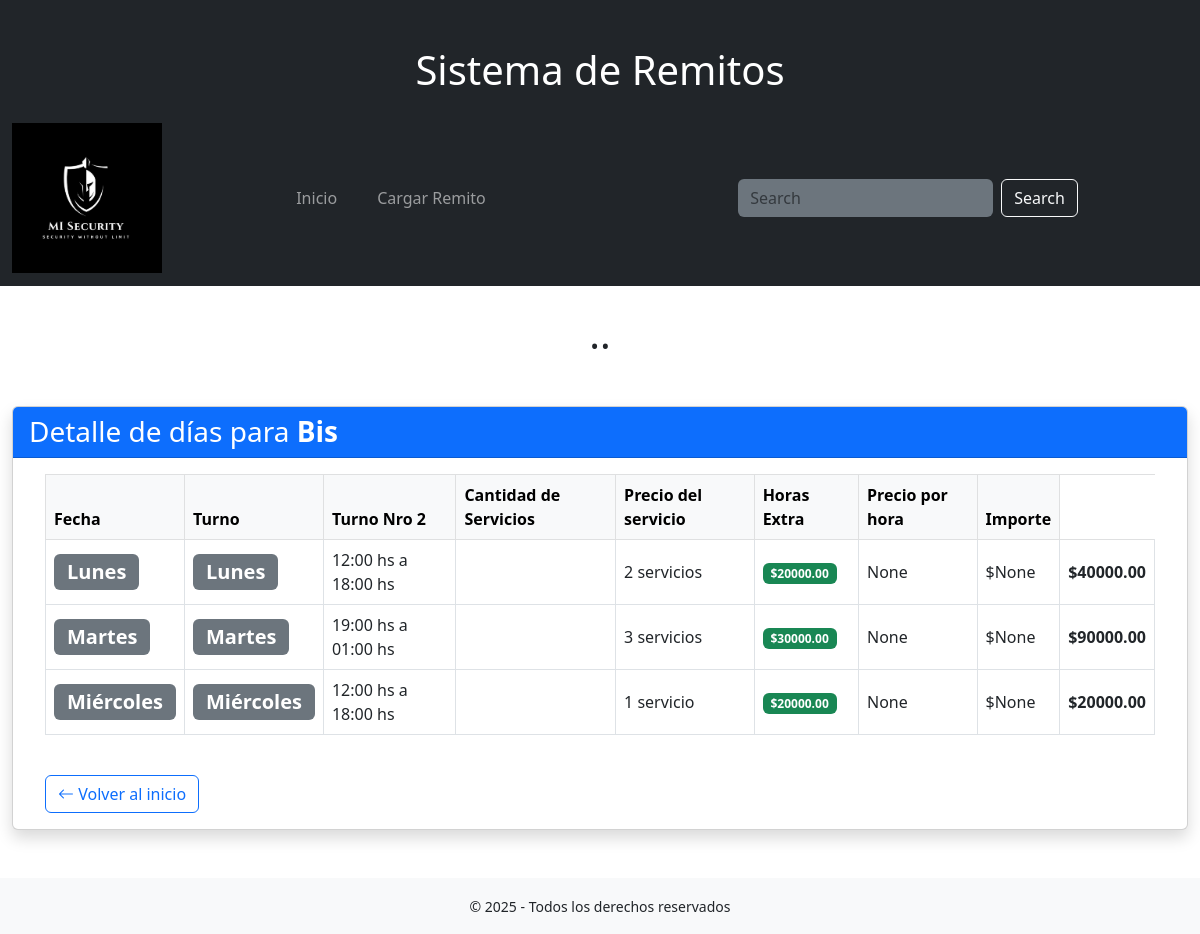
The app's page /remitos/1/, older data.
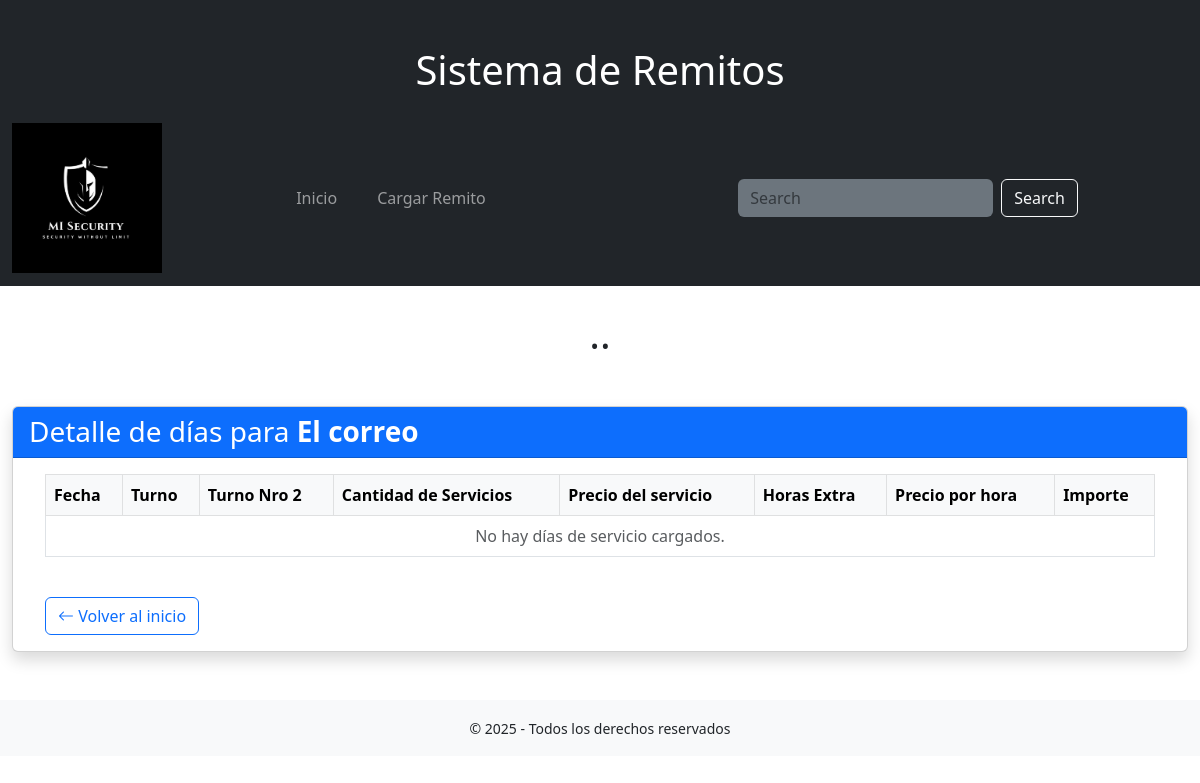
The same page, newer data.
### remitos/models.py (models this page shows, shortened)
class Remito(models.Model):
    empresa = models.ForeignKey(Empresa, on_delete=models.CASCADE)
    fecha_inicio = models.DateField()
    fecha_fin = models.DateField()
    importe_total = models.DecimalField(max_digits=12, decimal_places=2, default=0)

class Empresa(models.Model):
    nombre = models.CharField(max_length=100, null=False, blank=False, unique=True)
    def __str__(self):
        return self.nombre

class DiaServicio(models.Model):
    TURNOS_CHOICES = [
        ("12:00 hs a 18:00 hs", "12:00 hs a 18:00 hs"),
        ("19:00 hs a 01:00 hs", "19:00 hs a 01:00 hs"),
        ("19:00 hs a 01:00 hs", "19:00 hs a 01:00 hs"),
        ("19:00 hs a 01:00 hs", "19:00 hs a 01:00 hs"),
    ]
    CANTIDAD_SERVICIOS = [
        (1, "1 servicio"),
        (2, "2 servicios"),
        (3, "3 servicios"),
        (4, "4 servicios"),
    ]
    dia = models.CharField(max_length=15, editable=False)  # No editable
    remito = models.ForeignKey(Remito, on_delete=models.CASCADE, related_name='dias')
    horario = models.CharField(max_length=50, choices=TURNOS_CHOICES, blank=True, null=True)
    servicios = models.IntegerField(choices=CANTIDAD_SERVICIOS)
    precio = models.DecimalField(max_digits=10, decimal_places=2)
    extra = models.IntegerField(choices=CANTIDAD_SERVICIOS, null=True, blank=True)
    precio_extra = models.DecimalField(max_digits=10, decimal_places=2, null=True, blank=True)
    total_extra = models.DecimalField(max_digits=10, decimal_places=2, null=True, blank=True)
    importe = models.DecimalField(max_digits=10, decimal_places=2, blank=True)
    fecha = models.DateField(null=True, blank=True)
    es_feriado= False
    es_bonificado=False

### remitos/views.py (the view)
# urls.py: path('remitos/<int:pk>/', views.remito_detalle, name='remitoDetalle'),
def remito_detalle(request, pk):
    remito = get_object_or_404(Remito, pk=pk)
    dias_servicio = DiaServicio.objects.filter(remito=remito).order_by('dia')
    return render(request, 'remitos/remitoDetalle.html', {
        'remito': remito,
        'dias': dias_servicio
    })

### remitos/templates/remitos/remitoDetalle.html (shortened to what this page needs)
{% extends "layout.html" %}
{% load static %}
{% block contenedorrr %}
<div class="container mt-5" style="max-width: 1500px;">
    <div class="card shadow">
        <div class="card-header bg-primary text-white">
            <h3 class="mb-0">Detalle de días para <strong>{{ remito.empresa }}</strong></h3>
        </div>
        <div class="card-body mx-3">
            <div class="table-responsive">
                <table class="table table-bordered align-middle">
                    <thead class="table-light">
                        <tr>
                            <th>Fecha</th>
                            <th>Turno</th>
                            <th>Turno Nro 2</th>
                            <th>Cantidad de Servicios</th>
                            <th>Precio del servicio</th>
                            <th>Horas Extra</th>
                            <th>Precio por hora</th>
                            <th>Importe</th>
                        </tr>
                    </thead>
                    <tbody>
                        {% for dia in dias %}
                        <tr>
                            <td><span class="badge bg-secondary fs-5 py-2 px-6">{{ dia.dia }}</span></td>
                            <td><span class="badge bg-secondary fs-5 py-2 px-6">{{ dia.dia }}</span></td>
                            <td>{{ dia.get_horario_display }}</td>
                            <td>{{ dia.get_segundo_horario_display }}</td>
                            <td>{{ dia.get_servicios_display }}</td>
                            <td><span class="badge bg-success">${{ dia.precio }}</span></td>
                            <td>{{ dia.extra }}</td>
                            <td>${{ dia.precio_extra }}</td>
                            <td><strong>${{ dia.importe }}</strong></td>
                        </tr>
                        {% empty %}
                        <tr>
                            <td colspan="10" class="text-center text-muted">No hay días de servicio cargados.</td>
                        </tr>
                        {% endfor %}
                    </tbody>
                </table>
            </div>
            <div class="mt-4">
                <a href="{% url 'index' %}" class="btn btn-outline-primary">
                    <i class="bi bi-arrow-left"></i> Volver al inicio
                </a>
            </div>
        </div>
    </div>
</div>
<link rel="stylesheet" href="https://cdn.jsdelivr.net/npm/bootstrap-icons@1.11.1/font/bootstrap-icons.css">
{% endblock %}

Row changes from the older to the newer data that the page shows:
no longer on this page (row edited): DiaServicio: dia "Lunes", horario "12:00 hs a 18:00 hs", servicios "2 servicios", precio "20000.00", extra "None", precio_extra "None", importe "40000.00"
no longer on this page (row edited): DiaServicio: dia "Martes", horario "19:00 hs a 01:00 hs", servicios "3 servicios", precio "30000.00", extra "None", precio_extra "None", importe "90000.00"
no longer on this page (row edited): DiaServicio: dia "Miércoles", horario "12:00 hs a 18:00 hs", servicios "1 servicio", precio "20000.00", extra "None", precio_extra "None", importe "20000.00"
changed Remito: empresa "Bis" → "El correo"
Text that changed along with them:
text now shown: "No hay días de servicio cargados."
